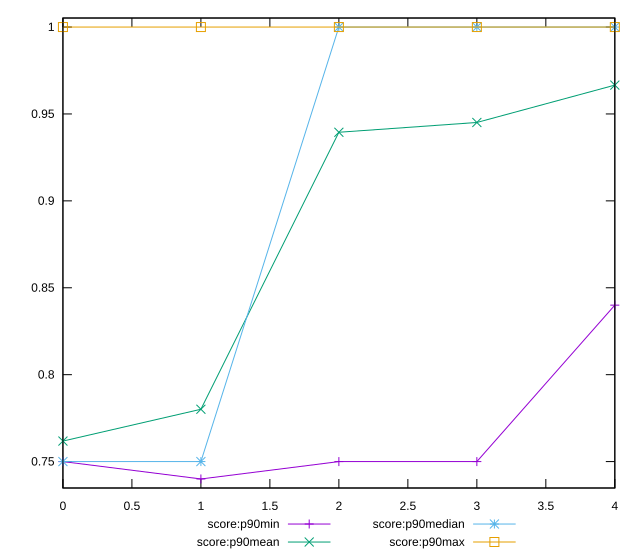

This chart was generated by the following gnuplot code:
reset

$scoreP90Min <<EOF
0 0.75
1 0.74
2 0.75
3 0.75
4 0.84
EOF

$scoreP90Mean <<EOF
0 0.7618085106382979
1 0.7801063829787236
2 0.9394680851063828
3 0.9451063829787234
4 0.9665957446808512
EOF

$scoreP90Median <<EOF
0 0.75
1 0.75
2 1
3 1
4 1
EOF

$scoreP90Max <<EOF
0 1
1 1
2 1
3 1
4 1
EOF

set key outside below
set xrange [0:4]
set yrange [0.7348:1.0052]
set trange [0.7348:1.0052]
set terminal svg size 640, 560 enhanced background rgb 'white'
set output "report_00017_2021-02-10T15-08-03.406Z/uses-rel-preconnect/progression/score.svg"

plot $scoreP90Min title "score:p90min" with linespoints, \
     $scoreP90Mean title "score:p90mean" with linespoints, \
     $scoreP90Median title "score:p90median" with linespoints, \
     $scoreP90Max title "score:p90max" with linespoints

reset
